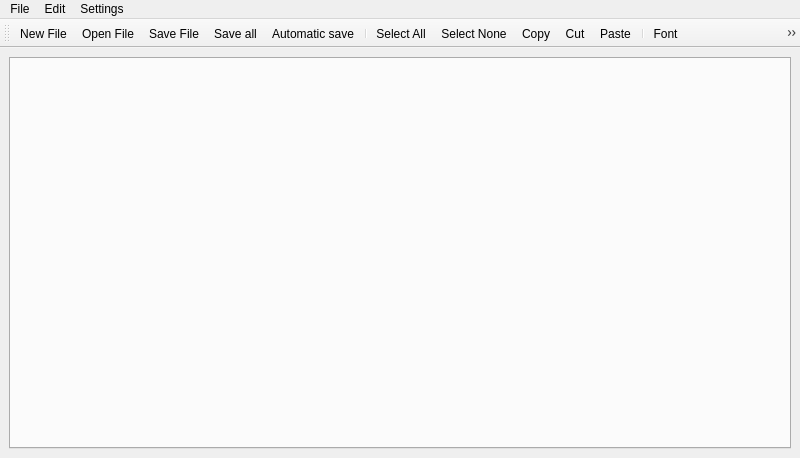
<?xml version="1.0" encoding="UTF-8"?>
<ui version="4.0">
 <class>MainWindow</class>
 <widget class="QMainWindow" name="MainWindow">
  <property name="geometry">
   <rect>
    <x>0</x>
    <y>0</y>
    <width>800</width>
    <height>458</height>
   </rect>
  </property>
  <property name="windowTitle">
   <string>demirText3</string>
  </property>
  <property name="windowIcon">
   <iconset resource="images.qrc">
    <normaloff>:/Images/images/d2.png</normaloff>:/Images/images/d2.png</iconset>
  </property>
  <widget class="QWidget" name="centralwidget">
   <layout class="QGridLayout" name="gridLayout">
    <item row="0" column="0">
     <widget class="QTabWidget" name="tabWidget">
      <property name="styleSheet">
       <string notr="true"/>
      </property>
      <property name="currentIndex">
       <number>-1</number>
      </property>
      <property name="tabsClosable">
       <bool>true</bool>
      </property>
      <property name="movable">
       <bool>true</bool>
      </property>
     </widget>
    </item>
   </layout>
  </widget>
  <widget class="QMenuBar" name="menubar">
   <property name="geometry">
    <rect>
     <x>0</x>
     <y>0</y>
     <width>800</width>
     <height>22</height>
    </rect>
   </property>
   <widget class="QMenu" name="menuFile">
    <property name="title">
     <string>File</string>
    </property>
    <addaction name="actionNew_File"/>
    <addaction name="actionOpen"/>
    <addaction name="actionSave"/>
    <addaction name="actionAll_save"/>
    <addaction name="actionAutomatic_save"/>
   </widget>
   <widget class="QMenu" name="menuEdit">
    <property name="title">
     <string>Edit</string>
    </property>
    <addaction name="actionSelect_All"/>
    <addaction name="actionSelect_None"/>
    <addaction name="actionCopy"/>
    <addaction name="actionCut"/>
    <addaction name="actionPaste"/>
    <addaction name="separator"/>
   </widget>
   <widget class="QMenu" name="menuSettings">
    <property name="title">
     <string>Settings</string>
    </property>
    <addaction name="actionFont"/>
    <addaction name="separator"/>
    <addaction name="actionZoom_Out"/>
    <addaction name="actionZoom_In"/>
    <addaction name="separator"/>
    <addaction name="actionAutomatic_C_C_control"/>
   </widget>
   <addaction name="menuFile"/>
   <addaction name="menuEdit"/>
   <addaction name="menuSettings"/>
  </widget>
  <widget class="QToolBar" name="toolBar">
   <property name="font">
    <font>
     <kerning>true</kerning>
    </font>
   </property>
   <property name="windowTitle">
    <string>toolBar</string>
   </property>
   <property name="allowedAreas">
    <set>Qt::AllToolBarAreas</set>
   </property>
   <property name="floatable">
    <bool>true</bool>
   </property>
   <attribute name="toolBarArea">
    <enum>TopToolBarArea</enum>
   </attribute>
   <attribute name="toolBarBreak">
    <bool>false</bool>
   </attribute>
   <addaction name="actionNew_File"/>
   <addaction name="actionOpen"/>
   <addaction name="actionSave"/>
   <addaction name="actionAll_save"/>
   <addaction name="actionAutomatic_save"/>
   <addaction name="separator"/>
   <addaction name="actionSelect_All"/>
   <addaction name="actionSelect_None"/>
   <addaction name="actionCopy"/>
   <addaction name="actionCut"/>
   <addaction name="actionPaste"/>
   <addaction name="separator"/>
   <addaction name="actionFont"/>
   <addaction name="actionAutomatic_C_C_control"/>
  </widget>
  <action name="actionOpen">
   <property name="icon">
    <iconset resource="images.qrc">
     <normaloff>:/Images/images/open.png</normaloff>:/Images/images/open.png</iconset>
   </property>
   <property name="text">
    <string>Open File</string>
   </property>
   <property name="shortcut">
    <string>Ctrl+F</string>
   </property>
  </action>
  <action name="actionSave">
   <property name="icon">
    <iconset resource="images.qrc">
     <normaloff>:/Images/images/save.png</normaloff>:/Images/images/save.png</iconset>
   </property>
   <property name="text">
    <string>Save File</string>
   </property>
   <property name="shortcut">
    <string>Ctrl+S</string>
   </property>
  </action>
  <action name="actionNew_File">
   <property name="checkable">
    <bool>false</bool>
   </property>
   <property name="icon">
    <iconset resource="images.qrc">
     <normaloff>:/Images/images/new.png</normaloff>:/Images/images/new.png</iconset>
   </property>
   <property name="text">
    <string>New File</string>
   </property>
   <property name="iconText">
    <string>New File</string>
   </property>
   <property name="toolTip">
    <string>New File</string>
   </property>
   <property name="statusTip">
    <string/>
   </property>
   <property name="whatsThis">
    <string notr="true"/>
   </property>
   <property name="shortcut">
    <string>Ctrl+N</string>
   </property>
   <property name="priority">
    <enum>QAction::NormalPriority</enum>
   </property>
  </action>
  <action name="actionAll_save">
   <property name="icon">
    <iconset resource="images.qrc">
     <normaloff>:/Images/images/saveas.png</normaloff>:/Images/images/saveas.png</iconset>
   </property>
   <property name="text">
    <string>Save all</string>
   </property>
   <property name="shortcut">
    <string>Ctrl+Shift+S</string>
   </property>
  </action>
  <action name="actionAutomatic_save">
   <property name="checkable">
    <bool>true</bool>
   </property>
   <property name="icon">
    <iconset resource="images.qrc">
     <normaloff>:/Images/images/aouto.png</normaloff>:/Images/images/aouto.png</iconset>
   </property>
   <property name="text">
    <string>Automatic save</string>
   </property>
   <property name="shortcut">
    <string>Ctrl+Alt+Shift+S</string>
   </property>
  </action>
  <action name="actionCopy">
   <property name="icon">
    <iconset resource="images.qrc">
     <normaloff>:/Images/images/copy.png</normaloff>:/Images/images/copy.png</iconset>
   </property>
   <property name="text">
    <string>Copy</string>
   </property>
   <property name="shortcut">
    <string>Ctrl+C</string>
   </property>
  </action>
  <action name="actionCut">
   <property name="icon">
    <iconset resource="images.qrc">
     <normaloff>:/Images/images/cut.png</normaloff>:/Images/images/cut.png</iconset>
   </property>
   <property name="text">
    <string>Cut</string>
   </property>
   <property name="shortcut">
    <string>Ctrl+X</string>
   </property>
  </action>
  <action name="actionPaste">
   <property name="icon">
    <iconset resource="images.qrc">
     <normaloff>:/Images/images/paste.png</normaloff>:/Images/images/paste.png</iconset>
   </property>
   <property name="text">
    <string>Paste</string>
   </property>
   <property name="whatsThis">
    <string/>
   </property>
   <property name="shortcut">
    <string>Ctrl+C</string>
   </property>
   <property name="menuRole">
    <enum>QAction::TextHeuristicRole</enum>
   </property>
  </action>
  <action name="actionSelect_All">
   <property name="icon">
    <iconset resource="images.qrc">
     <normaloff>:/Images/images/selectall.png</normaloff>:/Images/images/selectall.png</iconset>
   </property>
   <property name="text">
    <string>Select All</string>
   </property>
   <property name="shortcut">
    <string>Ctrl+A</string>
   </property>
  </action>
  <action name="actionSelect_None">
   <property name="icon">
    <iconset resource="images.qrc">
     <normaloff>:/Images/images/selectnone.png</normaloff>:/Images/images/selectnone.png</iconset>
   </property>
   <property name="text">
    <string>Select None</string>
   </property>
   <property name="shortcut">
    <string>Ctrl+Shift+A</string>
   </property>
  </action>
  <action name="actionFont">
   <property name="icon">
    <iconset resource="images.qrc">
     <normaloff>:/Images/images/icon-font-7.png</normaloff>:/Images/images/icon-font-7.png</iconset>
   </property>
   <property name="text">
    <string>Font</string>
   </property>
   <property name="shortcut">
    <string>Ctrl+&lt;</string>
   </property>
  </action>
  <action name="actionZoom_Out">
   <property name="icon">
    <iconset resource="images.qrc">
     <normaloff>:/Images/images/zomm_In.png</normaloff>:/Images/images/zomm_In.png</iconset>
   </property>
   <property name="text">
    <string>Zoom Out</string>
   </property>
   <property name="shortcut">
    <string>Ctrl+-</string>
   </property>
  </action>
  <action name="actionZoom_In">
   <property name="icon">
    <iconset resource="images.qrc">
     <normaloff>:/Images/images/zoom_out.png</normaloff>:/Images/images/zoom_out.png</iconset>
   </property>
   <property name="text">
    <string>Zoom In</string>
   </property>
   <property name="shortcut">
    <string>Ctrl++</string>
   </property>
  </action>
  <action name="actionAutomatic_C_C_control">
   <property name="checkable">
    <bool>true</bool>
   </property>
   <property name="icon">
    <iconset resource="images.qrc">
     <normaloff>:/Images/images/cpp.png</normaloff>:/Images/images/cpp.png</iconset>
   </property>
   <property name="text">
    <string>Automatic C/C++ control</string>
   </property>
   <property name="shortcut">
    <string>Ctrl+Shift+Q</string>
   </property>
  </action>
 </widget>
 <resources>
  <include location="images.qrc"/>
 </resources>
 <connections/>
</ui>
